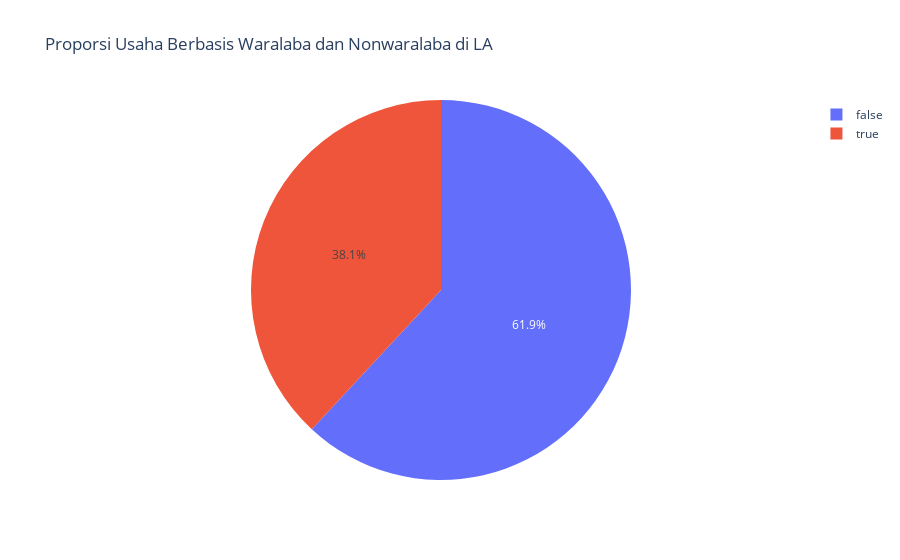

The code cell stored with this chart in its notebook:
### Code cell
# Membuat piechart
fig = px.pie(chain, names='chain', values='id', 
             labels={'id':'Jumlah', 'chain':'Waralaba'}, 
             title='Proporsi Usaha Berbasis Waralaba dan Nonwaralaba di LA',
             template= 'plotly_white')
fig.show()

### Figure 1 — Plotly figure (JSON) as saved in the notebook; plotly's stock layout.template omitted (floating-point values rounded to 4 significant figures)
{"data": [{"domain": {"x": [0, 1], "y": [0, 1]}, "hovertemplate": "Waralaba=%{label}<br>Jumlah=%{value}<extra></extra>", "labels": [false, true], "legendgroup": "", "name": "", "showlegend": true, "type": "pie", "values": [5972, 3676]}], "layout": {"legend": {"tracegroupgap": 0}, "title": {"text": "Proporsi Usaha Berbasis Waralaba dan Nonwaralaba di LA"}}}
